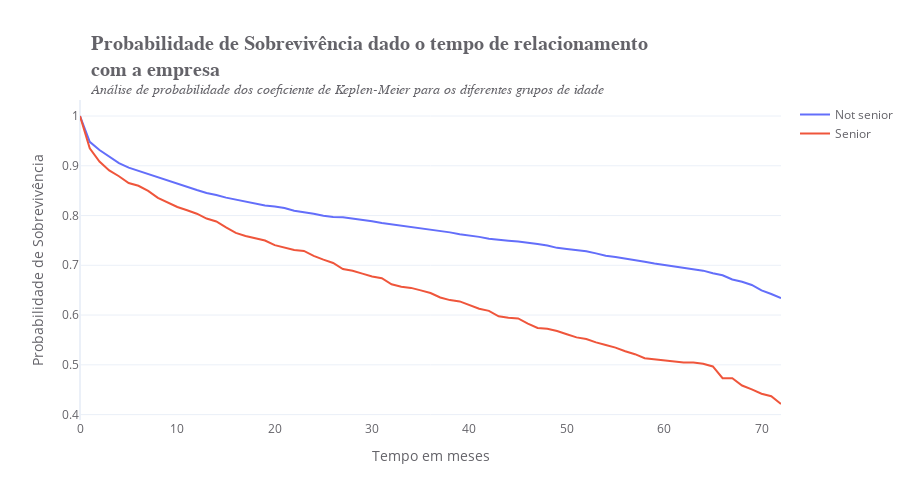

Notebook code for this chart:
### Markdown cell above
No geral, pessoas do gênero masculino têm uma probabilidade de churn maior do
que pessoas do gênero feminino. No entanto, a diferença não é tão grande. Também 
é possível notar que o cenário se inverte com clientes com um tempo de 
relacionamento superior a 67 meses, com as pessoas do gênero feminino tendo uma
probabilidade de churn maior do que as pessoas do gênero masculino.

Com 95% de confiança, podemos dizer que as curvas de churn para os grupos de
gênero são iguais.

### Code cell
# Inicializando o método
kmf = KaplanMeierFitter()

# Initializando a figure
fig = go.Figure()

# Ajustando os dados
for senioridade in data['SeniorCitizen'].unique():
    data_senior = data.query(f"SeniorCitizen == {senioridade}")
    if senioridade == 1:
        label = 'Senior'
        kmf.fit(data_senior['tenure'], data_senior['Churn'], label=label)
        fig.add_trace(go.Scatter(x=kmf.survival_function_.index,
                                y=kmf.survival_function_[f'{label}'],
                                mode='lines',
                                name=label))
    else:
        label = 'Not senior'
        kmf.fit(data_senior['tenure'], data_senior['Churn'], label=label)
        fig.add_trace(go.Scatter(x=kmf.survival_function_.index,
                                y=kmf.survival_function_[f'{label}'],
                                mode='lines',
                                name=label))
    
# Atualizando o layout da figure
fig.update_layout(
    title='<b>Probabilidade de Sobrevivência dado o tempo de relacionamento<br>com a empresa</b><br><sup><i>Análise de probabilidade dos coeficiente de Keplen-Meier para os diferentes grupos de idade</i></sup>',
    title_font=dict(size=20, family="Arial"),
    font_color='#646369',
    template='plotly_white',
    yaxis=dict(showticklabels=True, showgrid=True, title='Probabilidade de Sobrevivência'),
    xaxis=dict(showgrid=False, title='Tempo em meses'),
    title_x=0.1,
    width=910,
    height=500,
    showlegend=True
)

### Figure 1 — Plotly figure (JSON) as saved in the notebook; plotly's stock layout.template omitted (floating-point values rounded to 4 significant figures)
{"data": [{"mode": "lines", "name": "Not senior", "type": "scatter", "x": [0, 1, 2, 3, 4, 5, 6, 7, 8, 9, 10, 11, 12, 13, 14, 15, 16, 17, 18, 19, 20, 21, 22, 23, 24, 25, 26, 27, 28, 29, 30, 31, 32, 33, 34, 35, 36, 37, 38, 39, 40, 41, 42, 43, 44, 45, 46, 47, 48, 49, 50, 51, 52, 53, 54, 55, 56, 57, 58, 59, 60, 61, 62, 63, 64, 65, 66, 67, 68, 69, 70, 71, 72], "y": [1, 0.948, 0.9316, 0.9183, 0.9054, 0.8962, 0.8898, 0.8821, 0.8769, 0.8695, 0.8625, 0.8576, 0.8512, 0.8453, 0.8414, 0.836, 0.8323, 0.8278, 0.8235, 0.82, 0.8179, 0.8151, 0.8096, 0.8069, 0.8035, 0.7994, 0.7971, 0.7966, 0.7942, 0.7915, 0.7885, 0.7849, 0.7823, 0.7794, 0.7765, 0.7733, 0.7714, 0.769, 0.7662, 0.7623, 0.7601, 0.7571, 0.7534, 0.7509, 0.7495, 0.7477, 0.7459, 0.7429, 0.7398, 0.7351, 0.7326, 0.7309, 0.7284, 0.7239, 0.7193, 0.7164, 0.7135, 0.711, 0.7073, 0.7035, 0.7006, 0.6965, 0.694, 0.6913, 0.6892, 0.684, 0.68, 0.6715, 0.6668, 0.6605, 0.6496, 0.6423, 0.6339]}, {"mode": "lines", "name": "Senior", "type": "scatter", "x": [0, 1, 2, 3, 4, 5, 6, 7, 8, 9, 10, 11, 12, 13, 14, 15, 16, 17, 18, 19, 20, 21, 22, 23, 24, 25, 26, 27, 28, 29, 30, 31, 32, 33, 34, 35, 36, 37, 38, 39, 40, 41, 42, 43, 44, 45, 46, 47, 48, 49, 50, 51, 52, 53, 54, 55, 56, 57, 58, 59, 60, 61, 62, 63, 64, 65, 66, 67, 68, 69, 70, 71, 72], "y": [1, 0.9352, 0.9086, 0.8907, 0.879, 0.8653, 0.8597, 0.8495, 0.8354, 0.8268, 0.8172, 0.8105, 0.8037, 0.7939, 0.788, 0.7761, 0.7651, 0.759, 0.7539, 0.7498, 0.7404, 0.7352, 0.7309, 0.7288, 0.719, 0.7113, 0.7047, 0.6924, 0.689, 0.6833, 0.6775, 0.6739, 0.6619, 0.6571, 0.6546, 0.6495, 0.6444, 0.6353, 0.63, 0.6274, 0.6193, 0.6125, 0.6084, 0.5974, 0.5946, 0.5931, 0.5829, 0.5739, 0.5724, 0.5678, 0.5616, 0.5551, 0.5518, 0.5451, 0.5399, 0.5346, 0.5272, 0.5214, 0.5133, 0.5112, 0.5091, 0.5069, 0.5045, 0.5045, 0.502, 0.4966, 0.473, 0.473, 0.4584, 0.4506, 0.4419, 0.4369, 0.4213]}], "layout": {"font": {"color": "#646369"}, "height": 500, "showlegend": true, "title": {"font": {"family": "Arial", "size": 20}, "text": "<b>Probabilidade de Sobrevivência dado o tempo de relacionamento<br>com a empresa</b><br><sup><i>Análise de probabilidade dos coeficiente de Keplen-Meier para os diferentes grupos de idade</i></sup>", "x": 0.1}, "width": 910, "xaxis": {"showgrid": false, "title": {"text": "Tempo em meses"}}, "yaxis": {"showgrid": true, "showticklabels": true, "title": {"text": "Probabilidade de Sobrevivência"}}}}
